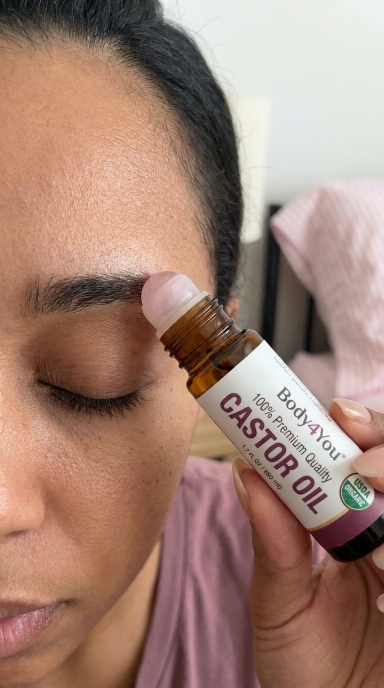
#> input picture ugc/bodyj-castor-rollon/stills/N3.png, 768 x 1376 px, given in place of S1.png, which was not available (shown at 1/2 size)
$ python free_fix.py
#> lines starting #> are read from the running program, lines starting #| are printed output that depends on the picture; after the words box and inside, x2 and y2 are one past the last pixel; in counts of white or black regions, pixels touching at a corner belong together
"""Free still fixes (2026-11-03): paint out the hookah pipes on the wall shelf that came from the real backyard photo
(S1, S2) with wall pixels from just above them; skin pixels (the child's finger) are kept. stills/orig keeps the AI originals."""
import numpy as np
from PIL import Image, ImageFilter
def fix(name, box, src_dy, keep_skin=True):
#> called with name = 'S1', box = (608, 500, 768, 612), src_dy = 115, keep_skin = True
    im = np.asarray(Image.open(f"stills/orig/{name}.png").convert("RGB")).astype(float)
    x0, y0, x1, y1 = box
    top = im[y0 - 4:y0 - 1, x0:x1].mean(0); bot = im[y1 + 1:y1 + 4, x0:x1].mean(0)
#> after `top = im[y0 - 4:y0 - 1, x0:x1].mean(0)`: top = 160 rows, first 8: [190.7, 160.7, 158.7], [187.3, 157.3, 155.3], [186.3, 158, 154], [185, 156.7, 152.7], [183.7, 154, 151.3], [180, 150.3, 147.7], [181.3, 148.3, 146.7], [180.3, 147.3, 145.7]
#> after `bot = im[y1 + 1:y1 + 4, x0:x1].mean(0)`: bot = 160 rows, first 8: [66, 56, 54], [64, 54, 52], [60, 51.67, 48], [53.67, 46.33, 41.33], [50, 45, 39], [44.33, 39.33, 33.33], [42, 35.33, 31], [38.33, 33.33, 28.67]
    t = np.linspace(0, 1, y1 - y0)[:, None, None]
    patch = top[None] * (1 - t) + top[None] * t   # plain wall: the row above, all the way down
    patch = patch + np.random.default_rng(1).normal(0, 1.5, patch.shape)   # keep a little grain
    reg = im[y0:y1, x0:x1]
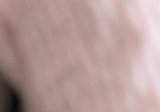
#> reg: shape (112, 160, 3) float64; mean R, G, B 180.6, 154.4, 152.3
    r, g, b = reg[..., 0], reg[..., 1], reg[..., 2]
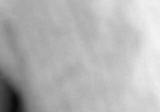
#> r: shape (112, 160) float64; min 8, max 244, mean 180.6
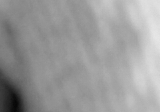
#> g: shape (112, 160) float64; min 7, max 230, mean 154.4
    skin = (r > 120) & (r - b > 35) & (r > g)
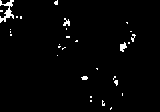
#> skin: shape (112, 160) bool; 2.1% white in thin lines or dots, all inside (x1, y1, x2, y2) = (0, 0, 136, 110)
    skin[:70] = False
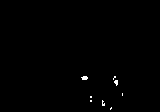
#> skin: shape (112, 160) bool; 0.4% white in thin lines or dots, all inside (x1, y1, x2, y2) = (81, 76, 123, 110)
    if not keep_skin: skin[:] = False   # the finger is only in the lower part; the small lamp above is painted out
    m = Image.fromarray(((~skin) * 255).astype(np.uint8)).filter(ImageFilter.MinFilter(5)).filter(ImageFilter.GaussianBlur(2))
    m = np.asarray(m).astype(float)[..., None] / 255
#> m: shape (112, 160, 1) float64
    # feather the left edge of the box into the original
    ramp = np.clip(np.arange(x1 - x0) / 12, 0, 1)[None, :, None]
    m = m * ramp
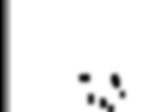
#> m: shape (112, 160, 1) float64; min 0, max 1, mean 0.938
    im[y0:y1, x0:x1] = reg * (1 - m) + patch * m
    Image.fromarray(im.astype(np.uint8)).save(f"stills/{name}.png"); print("fixed", name)
#> after `Image.fromarray(im.astype(np.uint8)).save(f'stills/{name}.png')`:
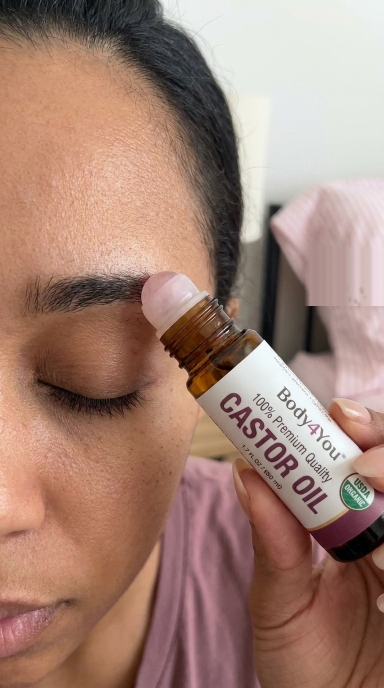
#> saved as S1.png: PIL image 768x1376 RGB (shown at 1/2 size); mean R, G, B 162.4, 130.1, 116.9
#| fixed S1
fix("S1", (608, 500, 768, 612), 115)
fix("S2", (608, 500, 768, 612), 115)
#| fixed S2
fix("S3", (641, 150, 768, 243), 0, keep_skin=False)
#> (the run stopped early here; a loop or call above may not have finished)
